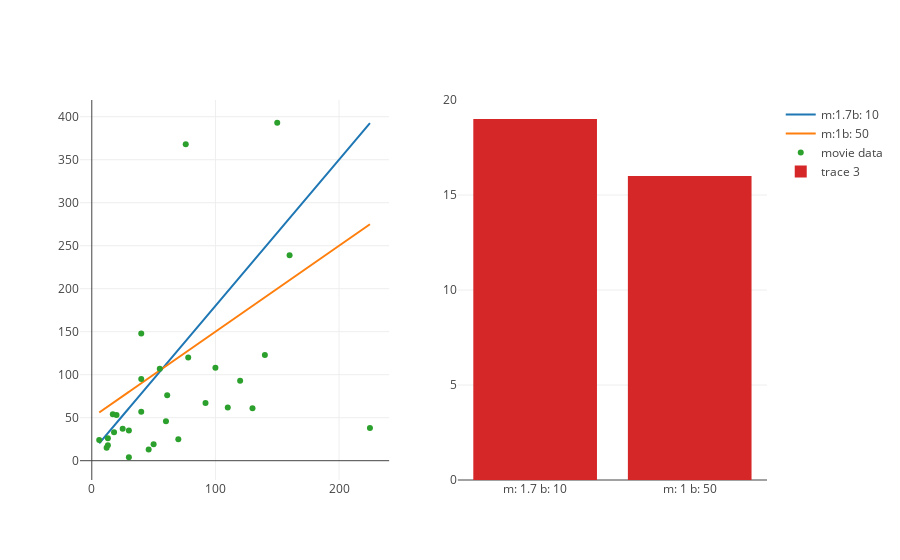

The cell this chart's notebook holds for it:
### Code cell
### add more regression lines here, by adding new elements to the list
regression_lines = [(1.7, 10), (1, 50)]

regression_traces = list(map(lambda line: m_b_trace(line[0], line[1], x_values, name='m:' + str(line[0]) + 'b: ' + str(line[1])), regression_lines))

scatter_trace = trace_values(x_values, y_values, text=titles, name='movie data')
rmse_calc_trace = trace_rmse(x_values, y_values, regression_lines)

regression_and_rss(scatter_trace, regression_traces, rmse_calc_trace)

### Figure 1 — Plotly figure (JSON) as saved in the notebook; plotly's stock layout.template omitted (floating-point values rounded to 4 significant figures)
{"data": [{"mode": "line", "name": "m:1.7b: 10", "type": "scatter", "x": [13, 46, 20, 61, 40, 225, 92, 12, 13, 130, 40, 25, 50, 18, 55, 30, 78, 76, 6, 120, 110, 100, 40, 70, 17, 160, 150, 140, 60, 30], "xaxis": "x1", "y": [32.1, 88.2, 44, 113.7, 78, 392.5, 166.4, 30.4, 32.1, 231, 78, 52.5, 95, 40.6, 103.5, 61, 142.6, 139.2, 20.2, 214, 197, 180, 78, 129, 38.9, 282, 265, 248, 112, 61], "yaxis": "y1"}, {"mode": "line", "name": "m:1b: 50", "type": "scatter", "x": [13, 46, 20, 61, 40, 225, 92, 12, 13, 130, 40, 25, 50, 18, 55, 30, 78, 76, 6, 120, 110, 100, 40, 70, 17, 160, 150, 140, 60, 30], "xaxis": "x1", "y": [63, 96, 70, 111, 90, 275, 142, 62, 63, 180, 90, 75, 100, 68, 105, 80, 128, 126, 56, 170, 160, 150, 90, 120, 67, 210, 200, 190, 110, 80], "yaxis": "y1"}, {"mode": "markers", "name": "movie data", "text": ["21 &amp; Over", "Dredd 3D", "12 Years a Slave", "2 Guns", "42", "47 Ronin", "A Good Day to Die Hard", "About Time", "Admission", "After Earth", "American Hustle", "August: Osage County", "Beautiful Creatures", "Blue Jasmine", "Captain Phillips", "Carrie", "Cloudy with a Chance of Meatballs 2", "Despicable Me 2", "Don Jon", "Elysium", "Ender&#39;s Game", "Epic", "Escape from Planet Earth", "Escape Plan", "Evil Dead", "Fast and Furious 6", "Frozen", "G.I. Joe: Retaliation", "Gangster Squad", "Gloria"], "type": "scatter", "x": [13, 46, 20, 61, 40, 225, 92, 12, 13, 130, 40, 25, 50, 18, 55, 30, 78, 76, 6, 120, 110, 100, 40, 70, 17, 160, 150, 140, 60, 30], "xaxis": "x1", "y": [26, 13, 53, 76, 95, 38, 67, 15, 18, 61, 148, 37, 19, 33, 107, 35, 120, 368, 24, 93, 62, 108, 57, 25, 54, 239, 393, 123, 46, 4], "yaxis": "y1"}, {"type": "bar", "x": ["m: 1.7 b: 10", "m: 1 b: 50"], "xaxis": "x2", "y": [19, 16], "yaxis": "y2"}], "layout": {"xaxis1": {"anchor": "y1", "domain": [0, 0.45]}, "xaxis2": {"anchor": "y2", "domain": [0.55, 1]}, "yaxis1": {"anchor": "x1", "domain": [0, 1]}, "yaxis2": {"anchor": "x2", "domain": [0, 1]}}}
